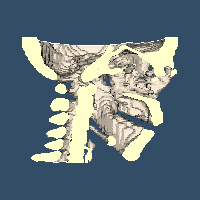

Python code for this plot:
#!/usr/bin/env python

# Clip a marching cubes isosurface of CT head data with multiple planes
# using vtkClipClosedSurface, generating capped faces and outlines.

import os

# Factory overrides
import vtkmodules.vtkInteractionStyle  # noqa: F401
import vtkmodules.vtkRenderingOpenGL2  # noqa: F401

from vtkmodules.vtkCommonDataModel import (
    vtkPlane,
    vtkPlaneCollection,
)
from vtkmodules.vtkFiltersGeneral import (
    vtkClipClosedSurface,
    vtkImageMarchingCubes,
)
from vtkmodules.vtkFiltersModeling import vtkOutlineFilter
from vtkmodules.vtkIOImage import vtkVolume16Reader
from vtkmodules.vtkRenderingCore import (
    vtkActor,
    vtkPolyDataMapper,
    vtkRenderWindow,
    vtkRenderWindowInteractor,
    vtkRenderer,
)

# Data directory
data_dir = os.environ.get("VPE_DATA_DIR", os.path.dirname(os.path.abspath(__file__)))

# Read CT head data
v16 = vtkVolume16Reader()
v16.SetDataDimensions(64, 64)
v16.GetOutput().SetOrigin(0.0, 0.0, 0.0)
v16.SetDataByteOrderToLittleEndian()
v16.SetFilePrefix(os.path.join(data_dir, "headsq", "quarter"))
v16.SetImageRange(1, 93)
v16.SetDataSpacing(3.2, 3.2, 1.5)
v16.Update()

# Extract isosurface
iso = vtkImageMarchingCubes()
iso.SetInputConnection(v16.GetOutputPort())
iso.SetValue(0, 1150)
iso.SetInputMemoryLimit(1000)

# Define clipping planes
top_plane = vtkPlane()
top_plane.SetNormal(0, 0, 1)
top_plane.SetOrigin(0, 0, 0.5)

bot_plane = vtkPlane()
bot_plane.SetNormal(0, 0, -1)
bot_plane.SetOrigin(0, 0, 137.0)

sag_plane = vtkPlane()
sag_plane.SetNormal(1, 0, 0)
sag_plane.SetOrigin(100.8, 0, 0)

cap_planes = vtkPlaneCollection()
cap_planes.AddItem(top_plane)
cap_planes.AddItem(bot_plane)
cap_planes.AddItem(sag_plane)

# Clip the isosurface
clip = vtkClipClosedSurface()
clip.SetClippingPlanes(cap_planes)
clip.SetInputConnection(iso.GetOutputPort())
clip.SetBaseColor(0.9804, 0.9216, 0.8431)
clip.SetClipColor(1.0, 1.0, 1.0)
clip.SetActivePlaneColor(1.0, 1.0, 0.8)
clip.SetActivePlaneId(2)
clip.SetScalarModeToColors()
clip.GenerateOutlineOn()
clip.GenerateFacesOn()

iso_mapper = vtkPolyDataMapper()
iso_mapper.SetInputConnection(clip.GetOutputPort())
iso_mapper.ScalarVisibilityOn()

iso_actor = vtkActor()
iso_actor.SetMapper(iso_mapper)

# Outline
outline = vtkOutlineFilter()
outline.SetInputConnection(v16.GetOutputPort())

outline_mapper = vtkPolyDataMapper()
outline_mapper.SetInputConnection(outline.GetOutputPort())

outline_actor = vtkActor()
outline_actor.SetMapper(outline_mapper)
outline_actor.VisibilityOff()

# Renderer
renderer = vtkRenderer()
renderer.AddActor(outline_actor)
renderer.AddActor(iso_actor)
renderer.SetBackground(0.2, 0.3, 0.4)

# Window
render_window = vtkRenderWindow()
render_window.AddRenderer(renderer)
render_window.SetSize(200, 200)
render_window.SetWindowName("clip closed surface")

# Interactor
interactor = vtkRenderWindowInteractor()
interactor.SetRenderWindow(render_window)

# Scene
renderer.ResetCamera()
renderer.GetActiveCamera().Elevation(90)
renderer.GetActiveCamera().SetViewUp(0, 0, -1)
renderer.GetActiveCamera().Azimuth(270)
renderer.ResetCameraClippingRange()

interactor.Initialize()
interactor.Start()
